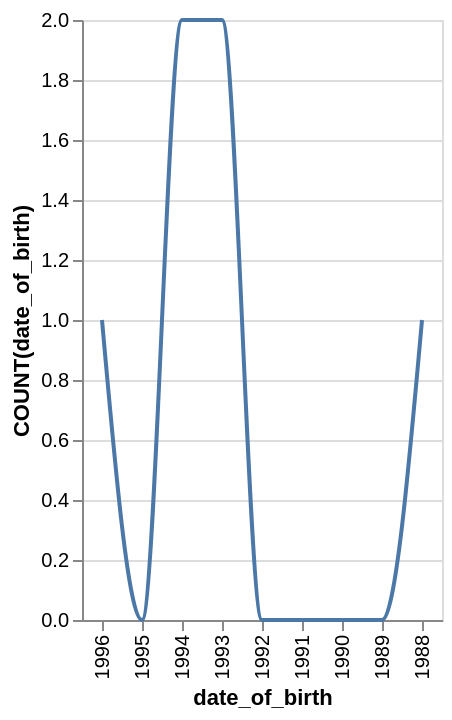

Describe this chart as a Vega-Lite specification.
### Vega-Lite specification from a JSON file in a GitHub repository (floating-point values rounded to 4 significant figures)
{"data": {"values": [{"x_data": "1988", "y_data": 1}, {"x_data": "1989", "y_data": 0}, {"x_data": "1990", "y_data": 0}, {"x_data": "1991", "y_data": 0}, {"x_data": "1992", "y_data": 0}, {"x_data": "1993", "y_data": 2}, {"x_data": "1994", "y_data": 2}, {"x_data": "1995", "y_data": 0}, {"x_data": "1996", "y_data": 1}]}, "mark": {"type": "line", "interpolate": "monotone"}, "encoding": {"x": {"field": "x_data", "type": "nominal", "title": "date_of_birth", "sort": "descending"}, "y": {"field": "y_data", "type": "quantitative", "title": "COUNT(date_of_birth)"}}}
